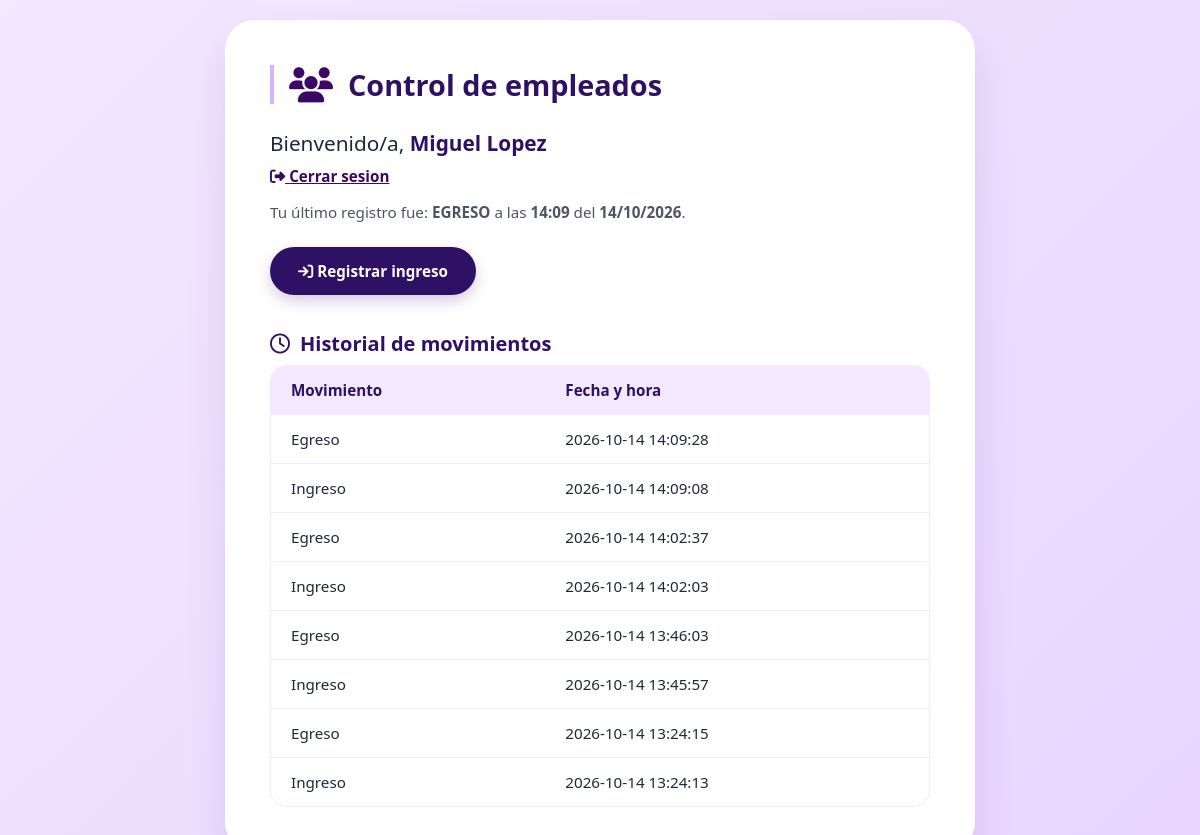
Page /panel.php (signed in) on the committed database.
### tables this page shows
CREATE TABLE `movimientos` (
  `id` int(11) NOT NULL,
  `empleado_id` int(11) NOT NULL,
  `tipo` enum('ingreso','egreso') NOT NULL,
  `fecha_hora` datetime NOT NULL DEFAULT current_timestamp()
);

### panel.php (the view, shortened to what this page needs)
<?php
    require_once "config.php";
    $nombre = $_SESSION["empleado_nombre"];
    $apellido = $_SESSION["empleado_apellido"];
    $sql_ultimo = "SELECT tipo, fecha_hora
                    FROM movimientos
                    WHERE empleado_id = ?
                    ORDER BY fecha_hora DESC, id DESC
                    LIMIT 1";
    $stmt_ultimo = $conexion->prepare($sql_ultimo);
    $stmt_ultimo->bind_param("i", $_SESSION["empleado_id"]);
    $stmt_ultimo->execute();
    $resultado_ultimo = $stmt_ultimo->get_result();
    $ultimoMovimiento = $resultado_ultimo->fetch_assoc();
    $ultimoTipo = $ultimoMovimiento["tipo"] ?? null;
?>
<!DOCTYPE html>
<html lang="es">
    <head>
        <link rel="stylesheet" href="https://cdnjs.cloudflare.com/ajax/libs/font-awesome/6.4.0/css/all.min.css">
        <link rel="stylesheet" href="css/estilo.css">
    </head>
    <body class="panel-body">
    <div class="panel-container">
        <div class="panel-top-header">
            <div class="panel-logo-title">
                <i class="fa-solid fa-users"></i>
                <h1>Control de empleados</h1>
            </div>
        </div>
        <h2>Bienvenido/a, <span><?php echo htmlspecialchars($nombre . " " . $apellido); ?></span></h2>
        <p class="panel-subtext">
            <a href="logout.php" class="btn-logout-inline"><i class="fa-solid fa-right-from-bracket"></i> Cerrar sesion</a>
        </p>
        <?php if ($ultimoMovimiento): ?>
        <p class="panel-desc-info">
                Tu último registro fue:
            <strong><?php echo htmlspecialchars(strtoupper($ultimoMovimiento["tipo"])); ?></strong>
                a las
            <strong><?php echo date("H:i", strtotime($ultimoMovimiento["fecha_hora"])); ?></strong>
                del
            <strong><?php echo date("d/m/Y", strtotime($ultimoMovimiento["fecha_hora"])); ?></strong>.
        </p>
        <?php else: ?>
        <p class="panel-desc-info">
            Todavía no tenés movimientos registrados.
        </p>
        <?php endif; ?>
        <?php if (!isset($_SESSION["confirmando_movimiento"])): ?>
        <div class="action-buttons-container">
            <?php if ($ultimoTipo === null || $ultimoTipo === "egreso"): ?>
                <form action="registrar.php" method="POST">
                        <button type="submit" class="btn-action-custom btn-ingreso">
                            <i class="fa-solid fa-arrow-right-to-bracket"></i>
                            Registrar ingreso
                        </button>
                </form>
            <?php endif; ?>
        </div>
        <?php endif; ?>
        <h2 class="history-title"><i class="fa-regular fa-clock"></i> Historial de movimientos</h2>
        <?php
            $sql = "SELECT tipo, fecha_hora
                    FROM movimientos
                    WHERE empleado_id = ?
                    ORDER BY fecha_hora DESC, id DESC";
            $stmt = $conexion->prepare($sql);
            $stmt->bind_param("i", $_SESSION["empleado_id"]);
            $stmt->execute();
            $resultado = $stmt->get_result();
        ?>
        <?php if ($resultado->num_rows > 0): ?>
        <div class="table-responsive">
            <table class="content-table">
                <thead>
                    <tr>
                        <th>Movimiento</th>
                        <th>Fecha y hora</th>
                    </tr>
                </thead>
                <tbody>
                    <?php while ($movimiento = $resultado->fetch_assoc()): ?>
                        <tr>
                            <td>
                                <?php echo htmlspecialchars(ucfirst($movimiento["tipo"])); ?>
                            </td>
                            <td>
                                <?php echo htmlspecialchars($movimiento["fecha_hora"]); ?>
                            </td>
                        </tr>
                    <?php endwhile; ?>
                </tbody>
            </table>
        </div>
        <?php else: ?>
            <p class="no-records">Todavia no tenes movimientos registrados.</p>
        <?php endif; ?>
    </div>
</body>
</html>

### css/estilo.css (style rules this page uses)
* { box-sizing: border-box; margin: 0; padding: 0; font-family: 'Segoe UI', Tahoma, Geneva, Verdana, sans-serif; }
body, .index-body, .panel-body { background: linear-gradient(135deg, #f3e8ff 0%, #e9d5ff 100%); min-height: 100vh; display: flex; justify-content: center; align-items: center; padding: 20px; }
.btn-logout-inline { color: #3b0764; text-decoration: underline; font-size: 0.95rem; font-weight: 600; transition: color 0.2s; }
.panel-container { width: 100%; max-width: 750px; background: #ffffff; border-radius: 30px; box-shadow: 0 20px 40px rgba(88, 28, 135, 0.12); padding: 45px; }
.panel-top-header { display: flex; align-items: center; border-left: 4px solid #d8b4fe; padding-left: 15px; margin-bottom: 25px; }
.panel-logo-title { display: flex; align-items: center; gap: 15px; }
.panel-logo-title i { font-size: 2.2rem; color: #3b0764; }
.panel-logo-title h1 { color: #2e1065; font-size: 1.8rem; font-weight: 700; }
.panel-container > h2 { color: #1f2937; font-size: 1.3rem; font-weight: 400; margin-bottom: 8px; }
.panel-container > h2 span { font-weight: 700; color: #2e1065; }
.panel-subtext { margin-bottom: 15px; }
.panel-desc-info { color: #4b5563; font-size: 0.95rem; margin-bottom: 25px; }
.action-buttons-container { display: flex; gap: 15px; flex-wrap: wrap; margin-bottom: 35px; }
.action-buttons-container form { margin: 0; }
.btn-action-custom, .btn-action { padding: 14px 28px; border-radius: 30px; border: none; font-weight: 600; font-size: 0.95rem; cursor: pointer; transition: all 0.3s ease; box-shadow: 0 6px 15px rgba(59, 7, 100, 0.2); }
.btn-ingreso { background: #2e1065; color: #ffffff; }
.history-title { color: #2e1065 !important; font-size: 1.25rem !important; font-weight: 700 !important; margin-top: 10px; margin-bottom: 18px; display: flex; align-items: center; gap: 10px; }
.table-responsive { overflow-x: auto; }
.content-table { width: 100%; border-collapse: separate; border-spacing: 0; background: #ffffff; border-radius: 16px; overflow: hidden; border: 1px solid #f3e8ff; }
.content-table th { background-color: #f3e8ff; color: #2e1065; text-align: left; padding: 14px 20px; font-size: 0.95rem; font-weight: 600; }
.content-table td { padding: 14px 20px; border-top: 1px solid #f3e8ff; color: #1f2937; font-size: 0.95rem; }

### rows in the picture
movimientos: tipo "EGRESO", fecha_hora "14:09", fecha_hora "14/10/2026", tipo "Egreso", fecha_hora "2026-10-14 14:09:28"
movimientos: tipo "Ingreso", fecha_hora "2026-10-14 14:09:08"
movimientos: tipo "Egreso", fecha_hora "2026-10-14 14:02:37"
movimientos: tipo "Ingreso", fecha_hora "2026-10-14 14:02:03"
movimientos: tipo "Egreso", fecha_hora "2026-10-14 13:46:03"
movimientos: tipo "Ingreso", fecha_hora "2026-10-14 13:45:57"
movimientos: tipo "Egreso", fecha_hora "2026-10-14 13:24:15"
movimientos: tipo "Ingreso", fecha_hora "2026-10-14 13:24:13"

### other values in the picture
$nombre . " " . $apellido "Miguel Lopez"
